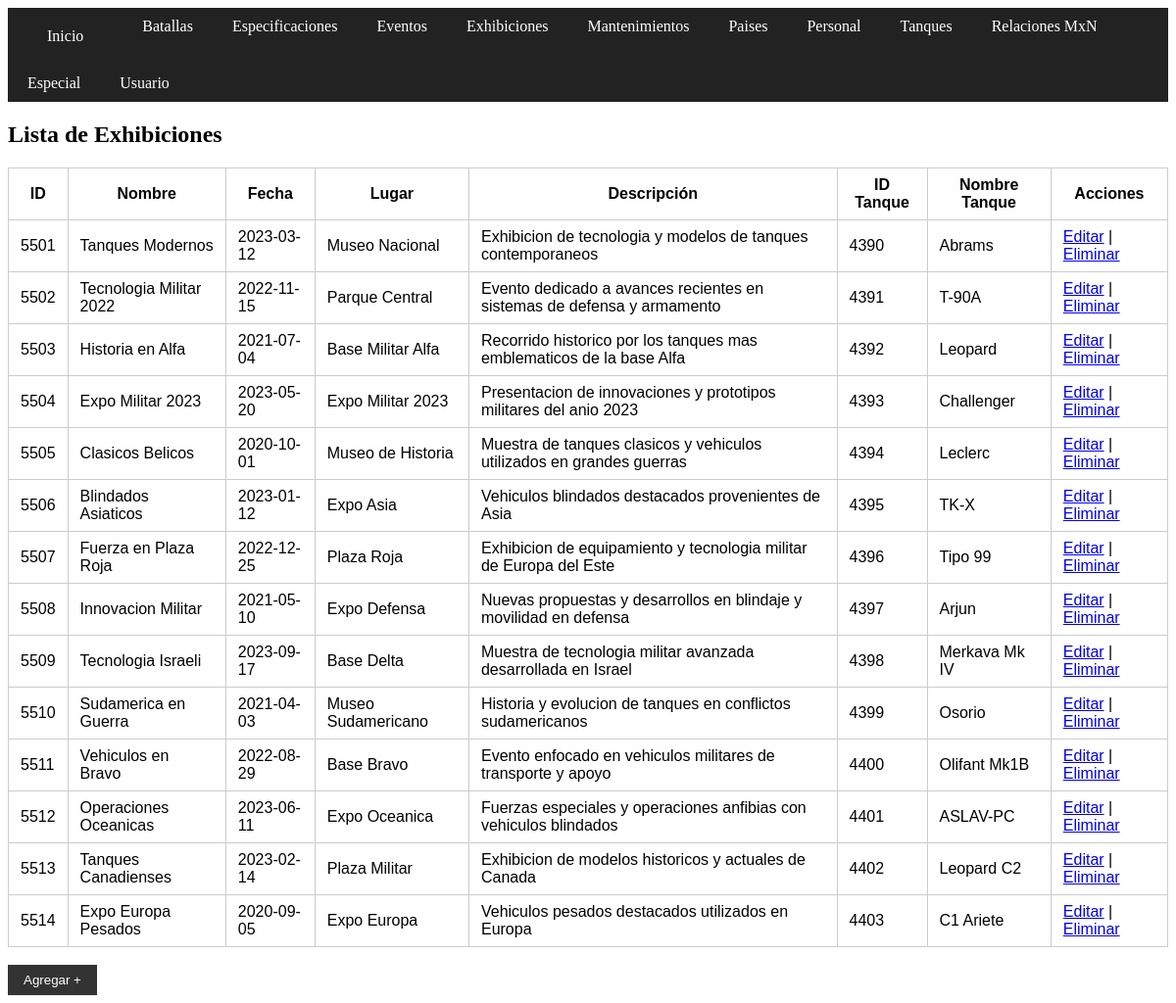
Page /exhibiciones/read.php on the committed database.
### tables this page shows
CREATE TABLE `exhibiciones` (
  `id_exhibicion` int(11) NOT NULL AUTO_INCREMENT,
  `nombre_ex` varchar(100) DEFAULT NULL,
  `fecha_exhibicion` date DEFAULT NULL,
  `lugar_exhibicion` varchar(100) DEFAULT NULL,
  `descripcion_exhibicion` varchar(255) DEFAULT NULL,
  `id_tanque` int(11) DEFAULT NULL,
  PRIMARY KEY (`id_exhibicion`),
  KEY `exhibiciones_ibfk_1` (`id_tanque`),
  CONSTRAINT `exhibiciones_ibfk_1` FOREIGN KEY (`id_tanque`) REFERENCES `tanques` (`id_tanque`)
);

CREATE TABLE `tanques` (
  `id_tanque` int(11) NOT NULL AUTO_INCREMENT,
  `modelo` text DEFAULT NULL,
  `nombre_tanque` text DEFAULT NULL,
  `tipo_tanque` text DEFAULT NULL,
  `anio_fabricacion` int(11) DEFAULT NULL,
  `id_pais` int(11) DEFAULT NULL,
  PRIMARY KEY (`id_tanque`),
  KEY `tanques_ibfk_1` (`id_pais`),
  CONSTRAINT `tanques_ibfk_1` FOREIGN KEY (`id_pais`) REFERENCES `paises` (`id_pais`)
);

### exhibiciones/read.php (the view, shortened to what this page needs)
<?php
include_once "../config.php";
$sql = "SELECT e.*, t.nombre_tanque FROM exhibiciones e JOIN tanques t ON e.id_tanque = t.id_tanque ORDER BY e.id_exhibicion";
$result = $conn->query($sql);
?>
<!DOCTYPE html>
<html>
<head>
    <link rel="stylesheet" href="../estilos.css">
</head>
<body>
<?php include "../menu.php"; ?>
<h2>Lista de Exhibiciones</h2>
<table>
    <tr>
        <th>ID</th>
        <th>Nombre</th>
        <th>Fecha</th>
        <th>Lugar</th>
        <th>Descripción</th>
        <th>ID Tanque</th>
        <th>Nombre Tanque</th>
        <th>Acciones</th>
    </tr>
    <?php while($row = $result->fetch_assoc()): ?>
    <tr>
        <td><?= $row['id_exhibicion'] ?></td>
        <td><?= $row['nombre_ex'] ?></td>
        <td><?= $row['fecha_exhibicion'] ?></td>
        <td><?= $row['lugar_exhibicion'] ?></td>
        <td><?= $row['descripcion_exhibicion'] ?></td>
        <td><?= $row['id_tanque'] ?></td>
        <td><?= htmlspecialchars($row['nombre_tanque']) ?></td>
        <td>
            <a href="update.php?id=<?= $row['id_exhibicion'] ?>">Editar</a> |
            <a href="delete.php?id=<?= $row['id_exhibicion'] ?>" onclick="return confirm('¿Seguro que deseas eliminar esta exhibición?')">Eliminar</a>
        </td>
    </tr>
    <?php endwhile; ?>
</table><br>
<form><input type="submit" value="Agregar +" formaction="create.php">  </form>
</body>
</html>

### estilos.css (style rules this page uses)
table { font-family: sans-serif; border-collapse: collapse; background: #fff; }
th, td { padding: 8px 12px; border: 1px solid #ccc; }
input[type="submit"] { padding: 8px 16px; background: #333; color: #fff; border: none; }

### rows in the picture
exhibiciones: id_exhibicion "5501", nombre_ex "Tanques Modernos", fecha_exhibicion "2023-03-12", lugar_exhibicion "Museo Nacional", descripcion_exhibicion "Exhibicion de tecnologia y modelos de tanques contemporaneos", id_tanque "4390", id_tanque.nombre_tanque "Abrams"
exhibiciones: id_exhibicion "5502", nombre_ex "Tecnologia Militar 2022", fecha_exhibicion "2022-11-15", lugar_exhibicion "Parque Central", descripcion_exhibicion "Evento dedicado a avances recientes en sistemas de defensa y armamento", id_tanque "4391", id_tanque.nombre_tanque "T-90A"
exhibiciones: id_exhibicion "5503", nombre_ex "Historia en Alfa", fecha_exhibicion "2021-07-04", lugar_exhibicion "Base Militar Alfa", descripcion_exhibicion "Recorrido historico por los tanques mas emblematicos de la base Alfa", id_tanque "4392", id_tanque.nombre_tanque "Leopard"
exhibiciones: id_exhibicion "5504", nombre_ex "Expo Militar 2023", fecha_exhibicion "2023-05-20", lugar_exhibicion "Expo Militar 2023", descripcion_exhibicion "Presentacion de innovaciones y prototipos militares del anio 2023", id_tanque "4393", id_tanque.nombre_tanque "Challenger"
exhibiciones: id_exhibicion "5505", nombre_ex "Clasicos Belicos", fecha_exhibicion "2020-10-01", lugar_exhibicion "Museo de Historia", descripcion_exhibicion "Muestra de tanques clasicos y vehiculos utilizados en grandes guerras", id_tanque "4394", id_tanque.nombre_tanque "Leclerc"
exhibiciones: id_exhibicion "5506", nombre_ex "Blindados Asiaticos", fecha_exhibicion "2023-01-12", lugar_exhibicion "Expo Asia", descripcion_exhibicion "Vehiculos blindados destacados provenientes de Asia", id_tanque "4395", id_tanque.nombre_tanque "TK-X"
exhibiciones: id_exhibicion "5507", nombre_ex "Fuerza en Plaza Roja", fecha_exhibicion "2022-12-25", lugar_exhibicion "Plaza Roja", descripcion_exhibicion "Exhibicion de equipamiento y tecnologia militar de Europa del Este", id_tanque "4396", id_tanque.nombre_tanque "Tipo 99"
exhibiciones: id_exhibicion "5508", nombre_ex "Innovacion Militar", fecha_exhibicion "2021-05-10", lugar_exhibicion "Expo Defensa", descripcion_exhibicion "Nuevas propuestas y desarrollos en blindaje y movilidad en defensa", id_tanque "4397", id_tanque.nombre_tanque "Arjun"
exhibiciones: id_exhibicion "5509", nombre_ex "Tecnologia Israeli", fecha_exhibicion "2023-09-17", lugar_exhibicion "Base Delta", descripcion_exhibicion "Muestra de tecnologia militar avanzada desarrollada en Israel", id_tanque "4398", id_tanque.nombre_tanque "Merkava Mk IV"
exhibiciones: id_exhibicion "5510", nombre_ex "Sudamerica en Guerra", fecha_exhibicion "2021-04-03", lugar_exhibicion "Museo Sudamericano", descripcion_exhibicion "Historia y evolucion de tanques en conflictos sudamericanos", id_tanque "4399", id_tanque.nombre_tanque "Osorio"
exhibiciones: id_exhibicion "5511", nombre_ex "Vehiculos en Bravo", fecha_exhibicion "2022-08-29", lugar_exhibicion "Base Bravo", descripcion_exhibicion "Evento enfocado en vehiculos militares de transporte y apoyo", id_tanque "4400", id_tanque.nombre_tanque "Olifant Mk1B"
exhibiciones: id_exhibicion "5512", nombre_ex "Operaciones Oceanicas", fecha_exhibicion "2023-06-11", lugar_exhibicion "Expo Oceanica", descripcion_exhibicion "Fuerzas especiales y operaciones anfibias con vehiculos blindados", id_tanque "4401", id_tanque.nombre_tanque "ASLAV-PC"
exhibiciones: id_exhibicion "5513", nombre_ex "Tanques Canadienses", fecha_exhibicion "2023-02-14", lugar_exhibicion "Plaza Militar", descripcion_exhibicion "Exhibicion de modelos historicos y actuales de Canada", id_tanque "4402", id_tanque.nombre_tanque "Leopard C2"
exhibiciones: id_exhibicion "5514", nombre_ex "Expo Europa Pesados", fecha_exhibicion "2020-09-05", lugar_exhibicion "Expo Europa", descripcion_exhibicion "Vehiculos pesados destacados utilizados en Europa", id_tanque "4403", id_tanque.nombre_tanque "C1 Ariete"
